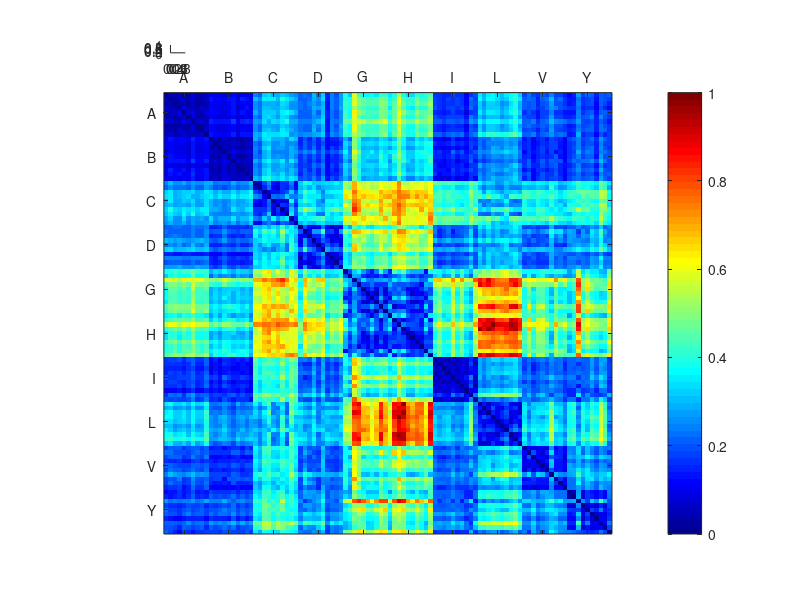

The MATLAB script that drew this image: (Note: this script raises an error after producing the figure.)
%% Fancy plot
load divmatrixwholedataset
symbol = ['A','B','C','D','G','H','I','L','V','Y'];

figure;
C = 11;
R = 11;

matrix2plot = Dcs_matrix; % Dkl_MC_matrix;

% normalize the similarity matrix
matrix2plot = matrix2plot - min(matrix2plot(:),[],1);
matrix2plot = matrix2plot/max(matrix2plot(:),[],1);

edge_subplot_ind = [1:C,C+1:C:R*C];
subplot(R,C,setdiff(1:R*C,edge_subplot_ind)); 
imagesc(matrix2plot); 
colormap('jet'); % daspect([1 1 1]);
colorbar;
% set(gca,'xtick',[],'ytick',[]); % remove the x,y-tick labels
set(gca,'XTick',[5:10:100]); set(gca,'XTickLabel',symbol');
set(gca,'YTick',[5:10:100]); set(gca,'YTickLabel',symbol');
set(gca,'XAxisLocation','top');

% Column-accross image
cnt = 1;
for col = [2:C]
    filename_q = [num2str(cnt)];
    subplot(R,C,col);
    imshow([filename_q,'.bmp']);
    cnt = cnt + 1;
end

% Row-accross image
cnt = 1;
for row = [C+1:C:R*C]
    filename_q = [num2str(cnt)];
    subplot(R,C,row);
    imshow([filename_q,'.bmp']);
    cnt = cnt + 1;
end

% print('-depsc','-r200',['Dcs_matrix_exp1.eps']);
% print('-djpeg','-r200',['Dcs_matrix_exp1.jpg']);